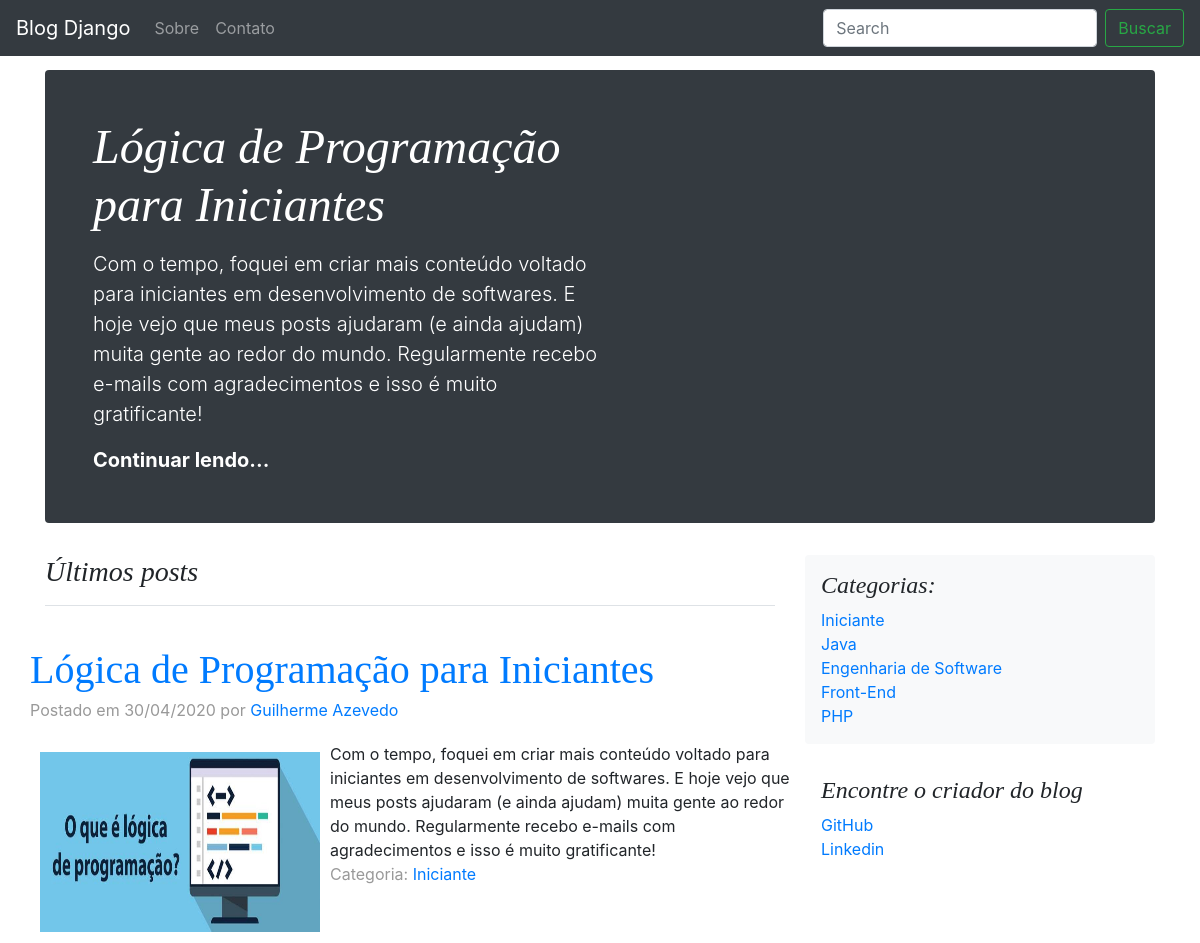
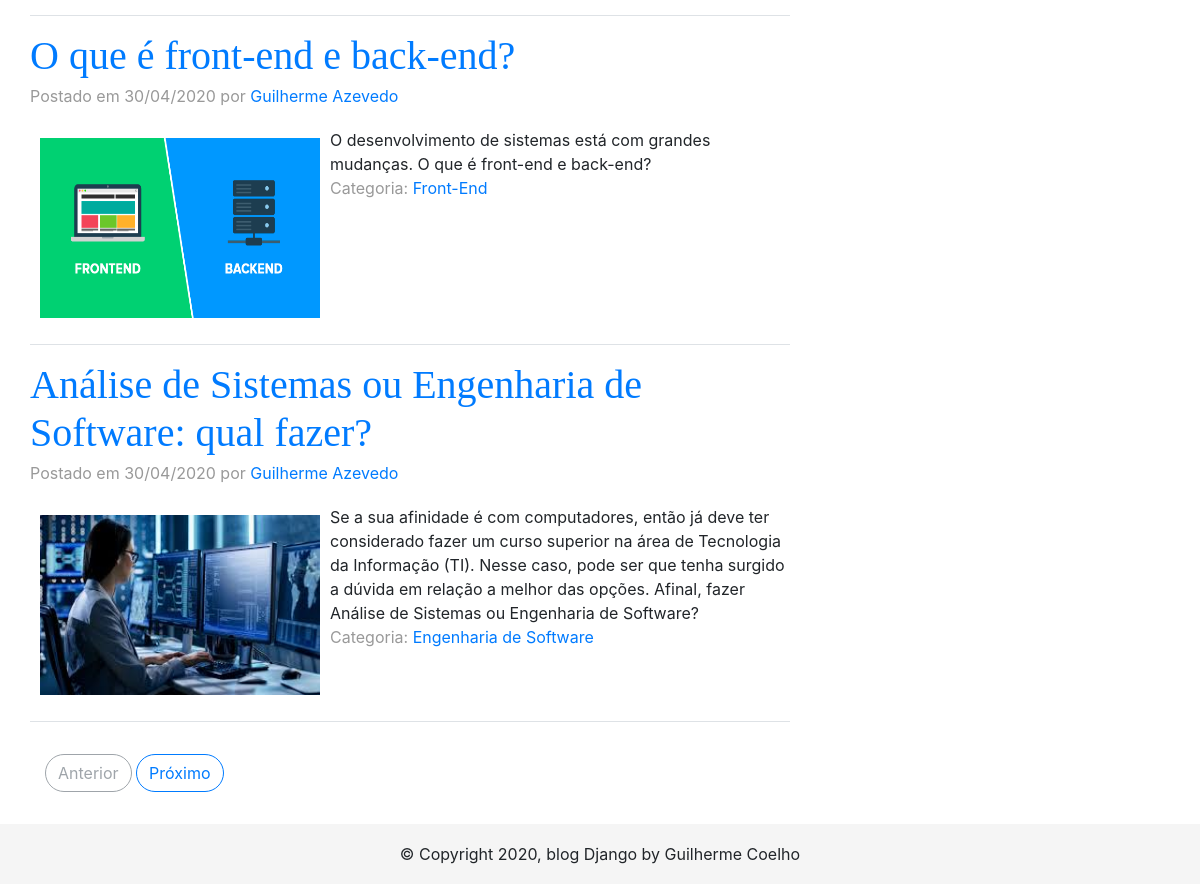
The page / on the database its author committed (2 pictures, top to bottom).
### microblog/models.py (models this page shows, shortened)
class Post(models.Model):
    categoria = models.ForeignKey(
        'Categoria',
        null=True,
        on_delete=models.SET_NULL,
    )
    titulo = models.CharField(
        max_length=100
    )
    url = models.SlugField(
        max_length=100,
        unique=True
    )
    preview = models.TextField(
        max_length=400
    )
    corpo = RichTextUploadingField(config_name='special', external_plugin_resources=[('youtube', '/static/ckeditor/ckeditor/plugins/youtube/youtube/','plugin.js')],)
    autor = models.ForeignKey(
        User,
        on_delete=models.PROTECT
    )
    imagem = models.ImageField(
        upload_to='uploads',
        blank=True,
        null=True
    )
    data = models.DateField(
        db_index=True,
        auto_now_add=True
    )
    def getImagem(self):
        return settings.MEDIA_URL + str(self.imagem)

class Categoria(models.Model):
    titulo = models.CharField(
        max_length=100,
        db_index=True
    )
    url = models.SlugField(
        max_length=100,
        db_index=True
    )

### microblog/views.py (the view)
# urls.py: path('', views.index, name='index'),
def index(request):
    categorias = Categoria.objects.all()
    latest = Post.objects.order_by('-id')[0]
    post_list = Post.objects.order_by('-id')
    paginator = Paginator(post_list, 3)
    page = request.GET.get('page')
    posts = paginator.get_page(page)
    context = {
        'categorias': categorias,
        'posts': posts,
        'latest': latest
    }
    return render(request, 'microblog/home.html', context)

### microblog/templates/microblog/home.html
{% extends 'microblog/_layouts/base.html' %}
{% block mainPost %}
{% if posts %}
    <div class="jumbotron p-3 p-md-5 text-white rounded bg-dark">
        <div class="col-md-6 px-0">
            <h1 class="display-4 font-italic">{{ latest.titulo }}</h1>
            <p class="lead my-3">{{ latest.preview }}</p>
            <p class="lead mb-0">
                <a href="{% url 'microblog:ver_post' url=latest.url %}" class="text-white font-weight-bold">Continuar lendo...</a>
            </p>
        </div>
    </div>
{% endif %}
{% endblock %}
{% block content %}
<div class="col-md-8 blog-main">
    <h3 class="pb-3 mb-4 font-italic border-bottom">
        Últimos posts
    </h3>
    {% if posts %}
        {% for post in posts %}
            <div class="row sm border-bottom">
                <div class="blog-post">
                    <h2 class="blog-post-title"><a href="{% url 'microblog:ver_post' url=post.url %}">{{ post.titulo }}</a></h2>
                    <p class="blog-post-meta">
                        Postado em {{ post.data|date:"d/m/Y" }} por
                        <a href="{% url 'microblog:usuario_view' pk=post.autor.id %}">{{ post.autor.get_full_name }}</a>
                    </p>
                    {% if post.imagem %}
                        <img src=" {{ post.getImagem }} " alt="PostImage" style="width:300px;height:200px;float:left;padding: 10px;">
                    {% endif %}
                    {{ post.preview }}
                    <p class="blog-post-meta">
                        Categoria: <a href="{% url 'microblog:categoria_view' url=post.categoria.url %}">{{ post.categoria.titulo }}</a>
                    </p>
                </div>
            </div>
        {% endfor %}
    {% else %}
        <p>Não há nenhum post adicionado.</p>
    {% endif %}
    <nav class="blog-pagination">
        {% if posts.has_previous %}
            <a class="btn btn-outline-primary" href="?page={{ posts.previous_page_number }}">Anterior</a>
        {% else %}
            <a class="btn btn-outline-secondary disabled" href="#">Anterior</a>
        {% endif %}
        {% if posts.has_next %}
            <a class="btn btn-outline-primary" href="?page={{ posts.next_page_number }}">Próximo</a>
        {% else %}
            <a class="btn btn-outline-secondary disabled" href="#">Próximo</a>
        {% endif %}
    </nav>
</div>
{% endblock %}

### microblog/templates/microblog/_layouts/base.html (shortened to what this page needs)
<!doctype html>
{% load static %}
<html lang="en">
<head>
    <link rel="stylesheet" href="https://stackpath.bootstrapcdn.com/bootstrap/4.4.1/css/bootstrap.min.css">
    <link href="{% static 'microblog/css/blog.css' %}" rel="stylesheet">
    <link href="{% static 'microblog/css/sticky-footer.css' %}" rel="stylesheet">
</head>
<body>
    <div class="container">
        <nav class="navbar navbar-expand-md navbar-dark bg-dark fixed-top">
            <a class="navbar-brand" href="{% url 'microblog:index' %}">Blog Django</a>
            <div class="collapse navbar-collapse" id="navbarsExampleDefault">
                <ul class="navbar-nav mr-auto">
                    <li class="nav-item {% if request.resolver_match.url_name == 'sobre' %}active{% endif %}">
                        <a class="nav-link" href="{% url 'microblog:sobre' %}">Sobre <span class="sr-only">(current)</span></a>
                    </li>
                    <li class="nav-item {% if request.resolver_match.url_name == 'contato' %}active{% endif %}">
                        <a class="nav-link" href="{% url 'microblog:contato' %}">Contato</a>
                    </li>
                </ul>
                <form class="form-inline my-2 my-lg-0" action="{% url 'microblog:buscar_resultados' %}" method="get">
                    <input name="q" class="form-control mr-sm-2" type="text" placeholder="Search" aria-label="Search">
                    <button class="btn btn-outline-success my-2 my-sm-0" type="submit">Buscar</button>
                </form>
            </div>
        </nav>
        {% block mainPost %}{% endblock %}
    </div>
	<main role="main" class="container">
        <div class="row">
            {% block content %}{% endblock %}
			{% if categorias %}
                <aside class="col-md-4 blog-sidebar">
                    <div class="p-3 mb-3 bg-light rounded">
						<h4 class="font-italic">Categorias:</h4>
						{% for categoria in categorias %}
							<p class="mb-0">
							    <a href="{% url 'microblog:categoria_view' url=categoria.url %}">{{ categoria.titulo }}</a>
							</p>
						{% endfor %}
					</div>
					<div class="p-3">
						<h4 class="font-italic">Encontre o criador do blog</h4>
						<ol class="list-unstyled">
							<li><a href="https://github.com/GuilhermeCoelhoAzevedo" target="_blank">GitHub</a></li>
							<li><a href="https://www.linkedin.com/in/guilherme-coelho-de-azevedo-2a7b7812a/" target="_blank">Linkedin</a></li>
						</ol>
					</div>
				</aside>
			{% endif %}
		</div>
    </main>
    <footer class="footer">
        <div class="container">
            <span class="copy">&copy; Copyright 2020, blog Django by Guilherme Coelho</span>
        </div>
    </footer>
</body>
</html>

### microblog/static/microblog/css/blog.css (style rules this page uses)
body { padding-top: 70px; }
h1, h2, h3, h4, h5, h6 { font-family: "Playfair Display", Georgia, "Times New Roman", serif; }
.display-4 { font-size: 2.5rem; }
@media (min-width: 768px) { .display-4 { font-size: 3rem; } }
.border-bottom { border-bottom: 1px solid #e5e5e5; }
.blog-pagination { margin-top: 2rem; margin-bottom: 2rem; }
.blog-pagination > .btn { border-radius: 2rem; }
.blog-post { margin-top: 1rem; margin-bottom: 1rem; }
.blog-post-title { margin-bottom: .25rem; font-size: 2.5rem; }
.blog-post-meta { margin-bottom: 1.25rem; color: #999; }

### microblog/static/microblog/css/sticky-footer.css (style rules this page uses)
html { position: relative; min-height: 100%; }
body { margin-bottom: 60px; }
.footer { position: absolute; bottom: 0; width: 100%; height: 60px; line-height: 60px; background-color: #f5f5f5; text-align: center; }

### rows shown on the page
Post: titulo "Lógica de Programação para Iniciantes", preview "Com o tempo, foquei em criar mais conteúdo voltado para iniciantes em desenvolvimento de softwares. E hoje vejo que meus posts ajudaram (e ainda ajudam) muita gente ao redor do mundo. Regularmente recebo e-mails com agradecimentos e isso é muito gratificante!", data "30/04/2020", autor.get_full_name "Guilherme Azevedo", getImagem (picture), categoria.titulo "Iniciante"
Post: titulo "O que é front-end e back-end?", data "30/04/2020", autor.get_full_name "Guilherme Azevedo", getImagem (picture), preview "O desenvolvimento de sistemas está com grandes mudanças. O que é front-end e back-end?", categoria.titulo "Front-End"
Post: titulo "Análise de Sistemas ou Engenharia de Software: qual fazer?", data "30/04/2020", autor.get_full_name "Guilherme Azevedo", getImagem (picture), preview "Se a sua afinidade é com computadores, então já deve ter considerado fazer um curso superior na área de Tecnologia da Informação (TI). Nesse caso, pode ser que tenha surgido a dúvida em relação a melhor das opções. Afinal, fazer Análise de Sistemas ou Engenharia de Software?", categoria.titulo "Engenharia de Software"
Categoria: titulo "Iniciante"
Categoria: titulo "Java"
Categoria: titulo "Engenharia de Software"
Categoria: titulo "Front-End"
Categoria: titulo "PHP"
